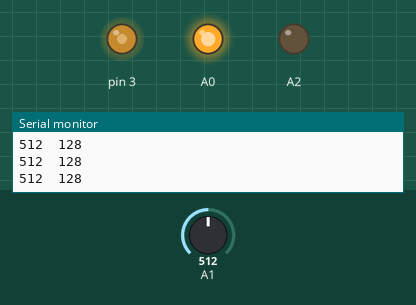
Bench run of a sketch on a simulated Arduino Uno, built with avr-gcc and run on an emulated ATmega328P. Parts: output pins drawn as LEDs (lit = HIGH), the last lines printed to the serial monitor. The inputs (shaded band) are chosen by the test bench; at power-on: A1 = 512.

Above: at 1.2 s.
1.3 s: A1 set to 716
At 2.2 s:
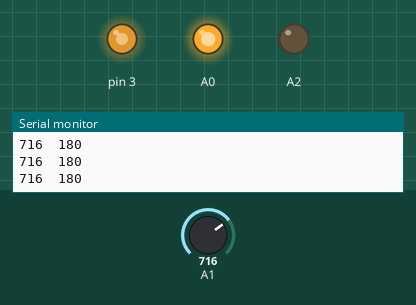
2.8 s: A1 set to 900
At 3.6 s:
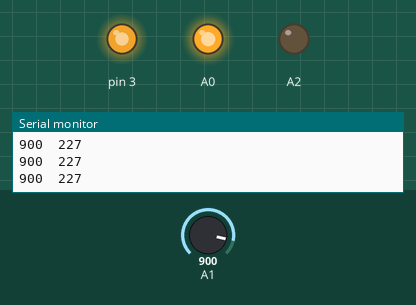
4.3 s: A1 set to 245
At 5.1 s:
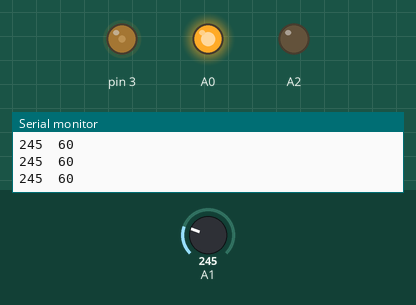
5.8 s: A1 set to 0
At 6.5 s:
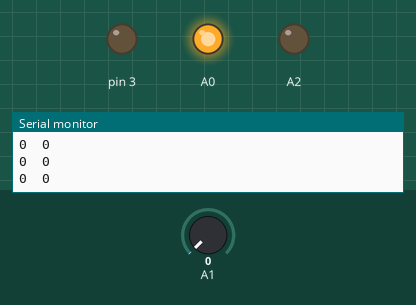
7.3 s: A1 set to 511
At 7.8 s:
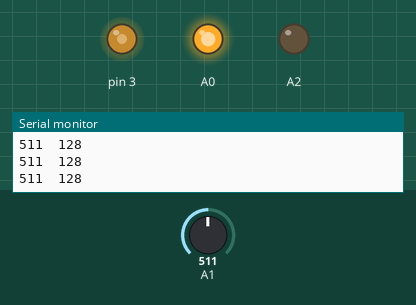
Timing chart, 0 to 9.8 s (numbered marks = the images above; inputs shaded):
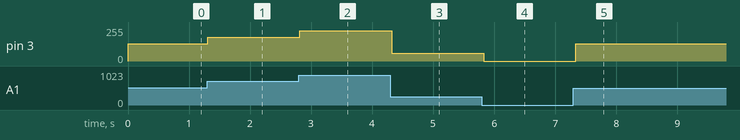

The sketch:

sketch_jan22a.ino
```cpp
void setup() {


  pinMode(A0, OUTPUT);
  pinMode(A2, OUTPUT);
//  pinMode(A1, INPUT);
  digitalWrite(A0, HIGH);
  digitalWrite(A2, LOW);

  Serial.begin(115200);
}

void loop() {
  int sensorValue = analogRead(A1);
  int outputValue= map(sensorValue, 5, 1010, 0, 255);

  if (outputValue > 255) outputValue = 255;
  if (outputValue < 0) outputValue = 0;

  analogWrite(3, outputValue);
  Serial.print(sensorValue);
  Serial.print("\t");
  Serial.println(outputValue);
  delay(100);


}
```

Measured:
- after the input at 1.3 s, pin 3: 128/255 → 180/255 at once
- after the input at 2.8 s, pin 3: 180/255 → 227/255 at once
- after the input at 4.3 s, pin 3: 227/255 → 60/255 at once
- after the input at 5.8 s, pin 3: 60/255 → 0/255 at once
- after the input at 7.3 s, pin 3: 0/255 → 128/255 at once
